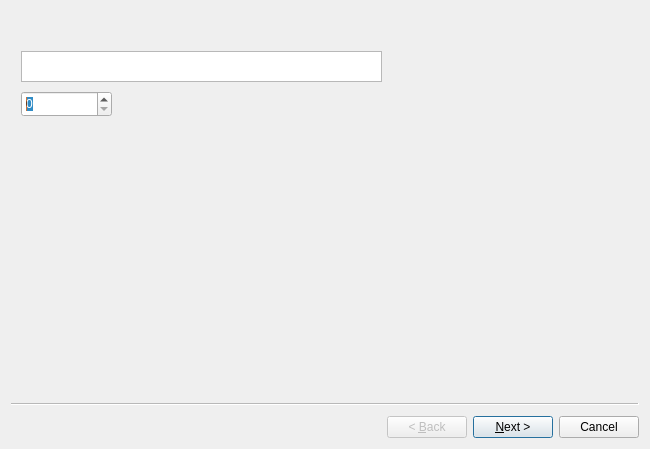
<?xml version="1.0" encoding="UTF-8"?>
<ui version="4.0">
 <class>Wizard</class>
 <widget class="QWizard" name="Wizard">
  <property name="geometry">
   <rect>
    <x>0</x>
    <y>0</y>
    <width>650</width>
    <height>449</height>
   </rect>
  </property>
  <property name="windowTitle">
   <string>Wizard</string>
  </property>
  <widget class="QWizardPage" name="wizardPage1">
   <widget class="QSpinBox" name="year">
    <property name="geometry">
     <rect>
      <x>10</x>
      <y>80</y>
      <width>91</width>
      <height>26</height>
     </rect>
    </property>
    <property name="toolTip">
     <string>Year</string>
    </property>
    <property name="accessibleName">
     <string>Year</string>
    </property>
    <property name="minimum">
     <number>0</number>
    </property>
    <property name="maximum">
     <number>2100</number>
    </property>
   </widget>
   <widget class="QPlainTextEdit" name="name">
    <property name="geometry">
     <rect>
      <x>10</x>
      <y>40</y>
      <width>361</width>
      <height>31</height>
     </rect>
    </property>
    <property name="autoFillBackground">
     <bool>true</bool>
    </property>
    <property name="tabChangesFocus">
     <bool>true</bool>
    </property>
   </widget>
  </widget>
  <widget class="QWizardPage" name="wizardPage2"/>
 </widget>
 <resources/>
 <connections/>
</ui>
